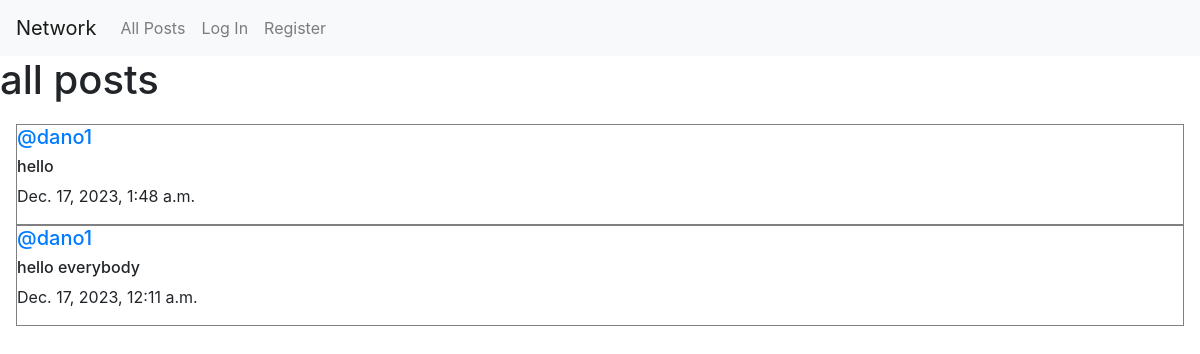
The app's page /, older data.
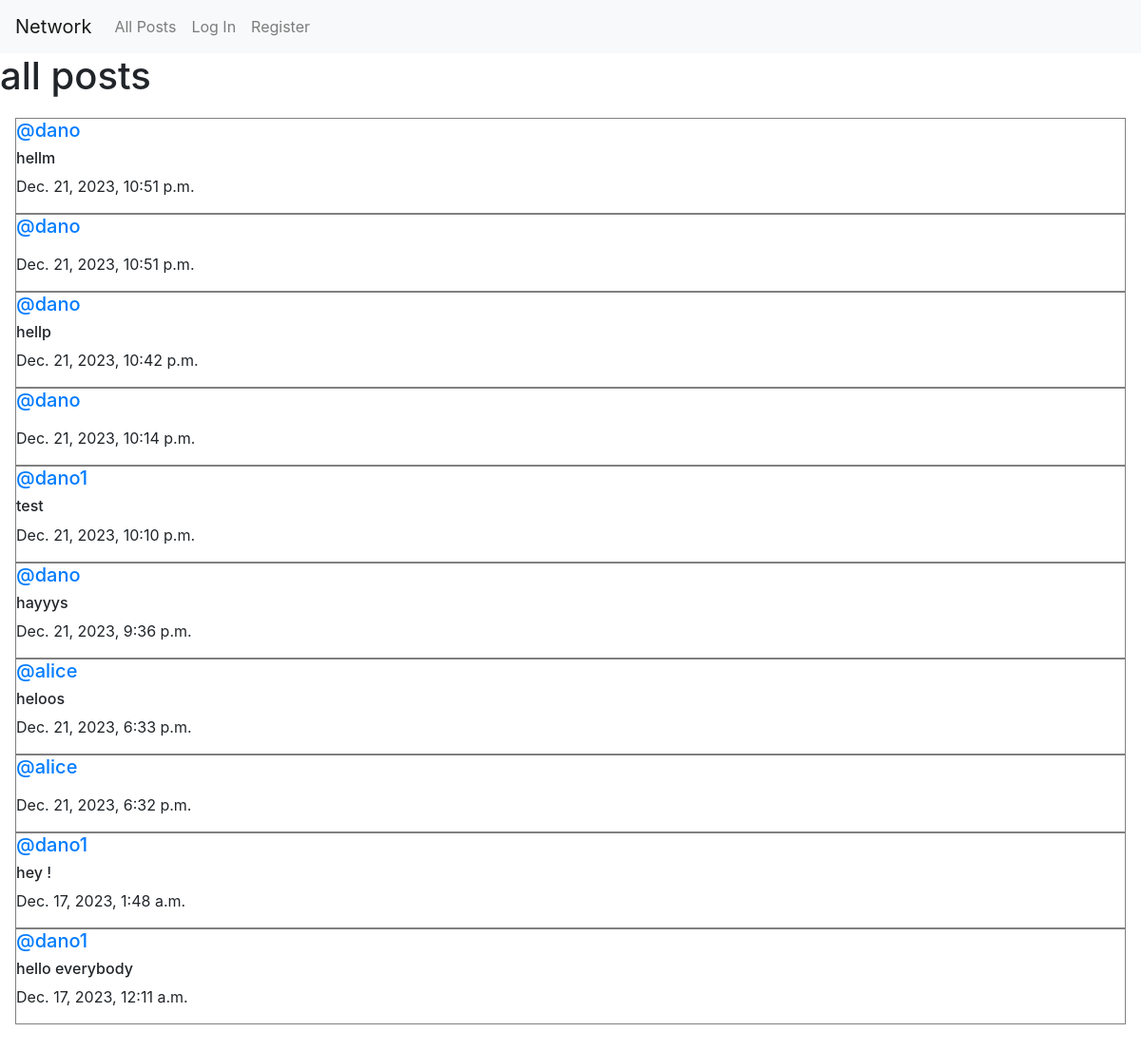
The same page, newer data.
### network/models.py (models this page shows, shortened)
class Post(models.Model):
    content =models.CharField(max_length=150)
    user=models.ForeignKey(User, on_delete=models.CASCADE, related_name="author")
    date=models.DateTimeField(auto_now_add=True)

class User(AbstractUser):
    pass

### network/views.py (the view)
# urls.py: path("", views.index, name="index"),
def index(request):
    allPosts=Post.objects.all().order_by("id").reverse()
    paginator=Paginator(allPosts, 10)
    page_number=request.GET.get('page')
    posts_of_the_page=paginator.get_page(page_number)
    allLikes=Like.objects.all()
    whoYouLiked=[]
    try:
       for like in allLikes:
           if like.user.id==request.user.id:
              whoYouLiked.append(like.post.id)
    except:
        whoYouLiked=[]
    return render(request, "network/index.html",{
        "posts_of_the_page": posts_of_the_page,
        "whoYouLiked": whoYouLiked,
    })

### network/templates/network/index.html (shortened to what this page needs)
{% extends "network/layout.html" %}
{% block body %}
    <h1>all posts</h1>
    <div class="all-posts mx-3">
        {% for post in posts_of_the_page %}
            <div class="rows post">
                <h5 class="username"><a href="{% url 'profile' user_id=post.user.id %}">@{{ post.user }}</a></h5>
                <h6 class="content" id="content_{{ post.id }}">{{ post.content }}</h6>
                <p class="date">{{ post.date }}</p>
            </div>
        {% endfor %}
    </div>
{% endblock %}

### network/templates/network/layout.html (shortened to what this page needs)
{% load static %}
<!DOCTYPE html>
<html lang="en">
    <head>
        <link rel="stylesheet" href="https://stackpath.bootstrapcdn.com/bootstrap/4.4.1/css/bootstrap.min.css">
        <link href="{% static 'network/styles.css' %}" rel="stylesheet">
        <link rel="stylesheet" href="https://cdnjs.cloudflare.com/ajax/libs/font-awesome/4.7.0/css/font-awesome.min.css">
    </head>
    <body>
        <nav class="navbar navbar-expand-lg navbar-light bg-light">
            <a class="navbar-brand" href="{% url 'index' %}">Network</a>
            <div>
              <ul class="navbar-nav mr-auto">
                <li class="nav-item">
                  <a class="nav-link" href="{% url 'index' %}">All Posts</a>
                </li>
                {% if user.is_authenticated %}
                    <li class="nav-item">
                        <a class="nav-link" href="{% url 'following' %}">Following</a>
                    </li>
                    <li class="nav-item">
                        <a class="nav-link" href="{% url 'logout' %}">Log Out</a>
                    </li>
                {% else %}
                    <li class="nav-item">
                        <a class="nav-link" href="{% url 'login' %}">Log In</a>
                    </li>
                    <li class="nav-item">
                        <a class="nav-link" href="{% url 'register' %}">Register</a>
                    </li>
                {% endif %}
              </ul>
            </div>
          </nav>
        <div class="body">
            {% block body %}
            {% endblock %}
        </div>
    </body>
</html>

### network/static/network/styles.css (style rules this page uses)
.all-posts { display: flex; justify-content: flex-start; flex-direction: column; margin: 20px; }
.post { border: 0.1px solid gray; display: flex; justify-content: center; flex-direction: column; }

Row changes from the older to the newer data that the page shows:
added Post: user "dano", content "hellm", date "Dec. 21, 2023, 10:51 p.m."
added Post: user "dano", date "Dec. 21, 2023, 10:51 p.m."
added Post: user "dano", content "hellp", date "Dec. 21, 2023, 10:42 p.m."
added Post: user "dano", date "Dec. 21, 2023, 10:14 p.m."
added Post: user "dano1", content "test", date "Dec. 21, 2023, 10:10 p.m."
added Post: user "dano", content "hayyys", date "Dec. 21, 2023, 9:36 p.m."
added Post: user "alice", content "heloos", date "Dec. 21, 2023, 6:33 p.m."
added Post: user "alice", date "Dec. 21, 2023, 6:32 p.m."
changed Post: content "hello" → "hey !"
